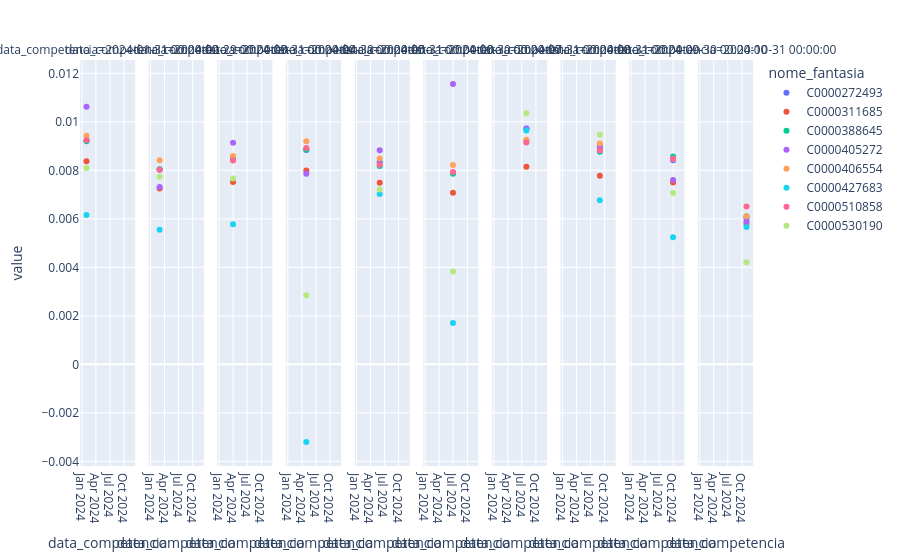

Source (notebook cell):
### Code cell
# Constrói o gráfico
#fig = px.bar(returns_ano)
fig = px.scatter(returns_mes  ,facet_col=returns_mes.index)
fig.show()
